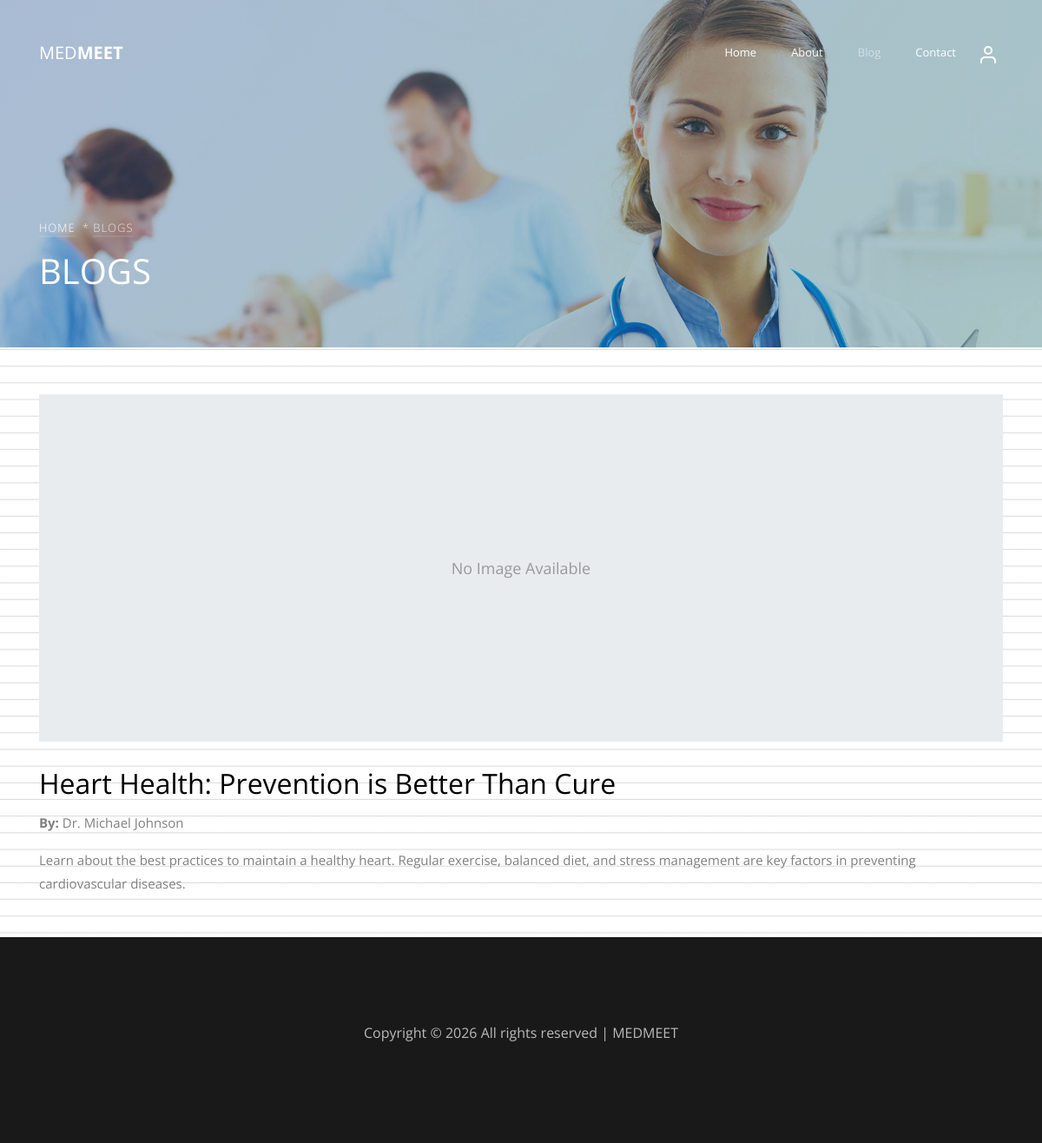
The app's page /frontendmed/Blog1_med/1/ with its own data.
### medapp/models.py (models this page shows)
class Blog_DB(models.Model):
    Btitle = models.CharField(max_length=100,null=True,blank=True)
    Bimage = models.ImageField(upload_to='Blog Image',null=True,blank=True)
    Bcontent = models.TextField(max_length=300,null=True,blank=True)
    Bwriter = models.CharField(max_length=100,null=True,blank=True)

### MedMeet/views.py (the view)
# urls.py: path('Blog1_med/<int:blogs1_id>/',views.Blog1_med, name='Blog1_med'),
def Blog1_med(re,blogs1_id):
    blog1_profile=Blog_DB.objects.get(id=blogs1_id)
    return render(re,'blogs1.html',{'blog1_profile':blog1_profile})

### MedMeet/templates/blogs1.html (shortened to what this page needs)
<!DOCTYPE html>
{% load static %}
<html lang="en">
<head>
    <link rel="stylesheet" href="{% static 'adminfront/css/open-iconic-bootstrap.min.css' %}">
    <link rel="stylesheet" href="{% static 'adminfront/css/animate.css' %}">
    <link rel="stylesheet" href="{% static 'adminfront/css/owl.carousel.min.css' %}">
    <link rel="stylesheet" href="{% static 'adminfront/css/owl.theme.default.min.css' %}">
    <link rel="stylesheet" href="{% static 'adminfront/css/magnific-popup.css' %}">
    <link rel="stylesheet" href="{% static 'adminfront/css/aos.css' %}">
    <link rel="stylesheet" href="{% static 'adminfront/css/ionicons.min.css' %}">
    <link rel="stylesheet" href="{% static 'adminfront/css/bootstrap-datepicker.css' %}">
    <link rel="stylesheet" href="{% static 'adminfront/css/jquery.timepicker.css' %}">
    <link rel="stylesheet" href="{% static 'adminfront/css/flaticon.css' %}">
    <link rel="stylesheet" href="{% static 'adminfront/css/icomoon.css' %}">
    <link rel="stylesheet" href="{% static 'adminfront/css/style.css' %}">
</head>
<body style=" width: 100%; height: 100%; background-image: linear-gradient(#ffffff 1.1rem, #ccc 1.2rem); background-size: 100% 1.2rem;">
    <nav class="navbar navbar-expand-lg navbar-dark ftco_navbar bg-dark ftco-navbar-light" id="ftco-navbar">
        <div class="container">
            <a class="navbar-brand" href="{% url 'Med_Meet' %}">MED<span>MEET</span></a>
            <div class="collapse navbar-collapse" id="ftco-nav">
                <ul class="navbar-nav ml-auto">
                    <li class="nav-item "><a href="{% url 'Med_Meet' %}" class="nav-link">Home</a></li>
                    <li class="nav-item "><a href="{% url 'About_med' %}" class="nav-link">About</a></li>
                    <li class="nav-item active"><a href="{% url 'Blog_med' %}" class="nav-link">Blog</a></li>
                    <li class="nav-item"><a href="{% url 'Contacts_med' %}" class="nav-link">Contact</a></li>
                </ul>
                <ul class="custom-navbar-cta navbar-nav mb-2 mb-md-0 ms-5">
                    <li><a class="nav-link" href="#"><img src="{% static 'adminfront/images/user.svg' %}"></a></li>
                </ul>
            </div>
        </div>
    </nav>
    <section class="home-slider owl-carousel">
        <div class="slider-item bread-item" style="background-image: url('{% static 'adminfront/images/bg_1.jpg' %}');"
            data-stellar-background-ratio="0.5">
            <div class="overlay"></div>
            <div class="container" data-scrollax-parent="true">
                <div class="row slider-text align-items-end">
                    <div class="col-md-7 col-sm-12 ftco-animate mb-5">
                        <p class="breadcrumbs" data-scrollax=" properties: { translateY: '70%', opacity: 1.6}"><span
                                class="mr-2"><a href="{% url 'Med_Meet' %}">Home</a></span>* <span>Blogs</span></p>
                        <h1 class="mb-3" data-scrollax=" properties: { translateY: '70%', opacity: .9}">BLOGS</h1>
                    </div>
                </div>
            </div>
        </div>
    </section><br><br>
    <section class="section">
        <div class="container">
            <div class="row">
                <div class="col-md-12">
                    <div class="post post-single">
                        {% if blog1_profile.Bimage %}
                        <img class="img-fluid w-100 mb-4" src="{{blog1_profile.Bimage.url}}" alt="{{blog1_profile.Btitle}}" style="max-height: 400px; object-fit: cover;">
                        {% else %}
                        <div class="img-fluid w-100 mb-4" style="height: 400px; background-color: #e9ecef; display: flex; align-items: center; justify-content: center; color: #999; font-size: 18px;">
                            No Image Available
                        </div>
                        {% endif %}
                        <h2 class="post-title">{{blog1_profile.Btitle}}</h2>
                        <div class="post-meta">
                            <ul class="list-inline">
                                <li class="list-inline-item"><strong>By:</strong> {{blog1_profile.Bwriter}}</li>
                            </ul>
                        </div>
                        <div class="content post-excerpt mb-5">
                            <p>{{blog1_profile.Bcontent}}</p>
                        </div>
                    </div>
                </div>
            </div>
        </div>
    </section>
    <footer class="ftco-footer ftco-bg-dark ftco-section">
        <div class="container">
            <div class="row">
                <div class="col-md-12 text-center">
                    <p>
                        Copyright &copy;
                        <script>document.write(new Date().getFullYear());</script> All rights
                        reserved | MEDMEET
                    </p>
                </div>
            </div>
        </div>
    </footer>
</body>
</html>

### records on screen
Blog_DB: Btitle "Heart Health: Prevention is Better Than Cure", Bwriter "Dr. Michael Johnson", Bcontent "Learn about the best practices to maintain a healthy heart. Regular exercise, balanced diet, and stress management are key factors in preventing cardiovascular diseases."
